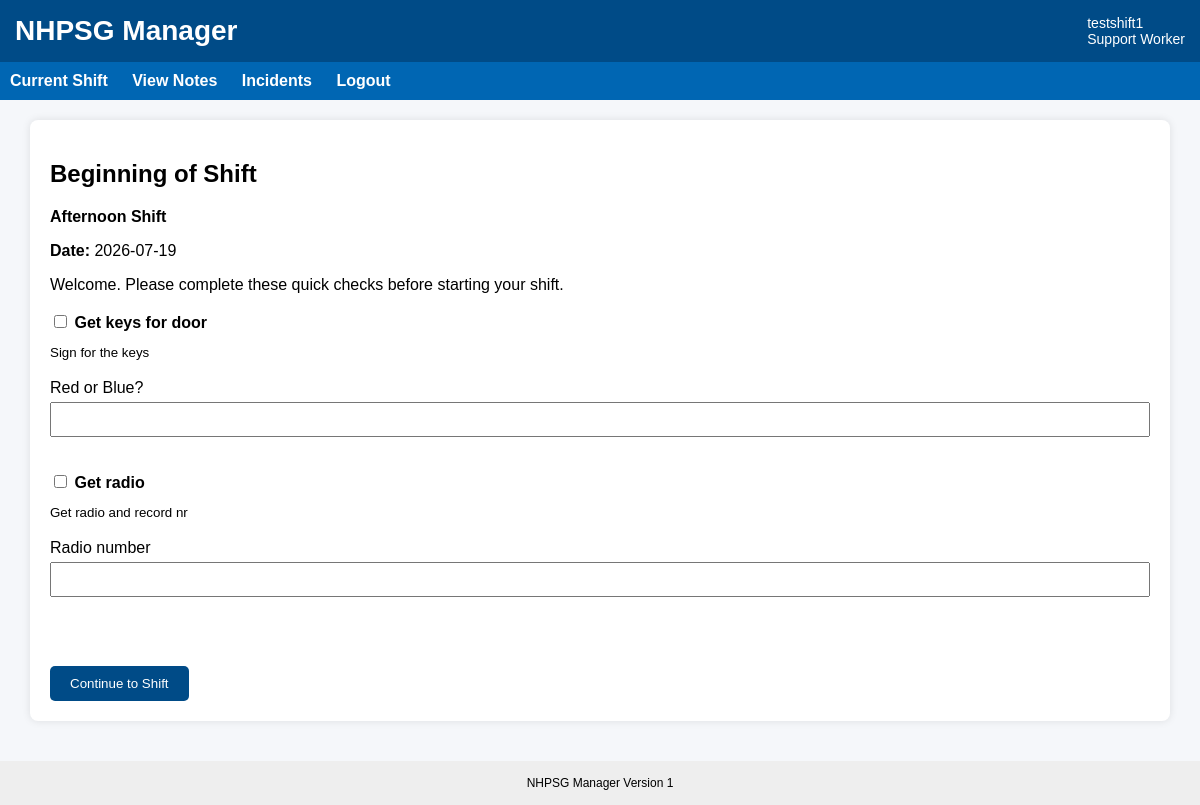
The page /shift/28/start-checklist (signed in) on the database its author committed.
### tables this page shows
CREATE TABLE shifts (
    shift_id INTEGER PRIMARY KEY AUTOINCREMENT,
    client_id INTEGER NOT NULL,
    shift_date TEXT NOT NULL,
    shift_type TEXT NOT NULL,
    status TEXT NOT NULL DEFAULT 'Open',

    scheduled_start_time TEXT,
    scheduled_end_time TEXT,

    created_at TEXT DEFAULT CURRENT_TIMESTAMP,
    closed_at TEXT
);

CREATE TABLE shift_tasks (
    shift_task_id INTEGER PRIMARY KEY AUTOINCREMENT,

    task_name TEXT NOT NULL,
    instructions TEXT,

    task_stage TEXT NOT NULL,   -- BEGINNING or END

    required INTEGER DEFAULT 1,
    active INTEGER DEFAULT 1,

    created_at TEXT DEFAULT CURRENT_TIMESTAMP
, requires_input INTEGER DEFAULT 0, input_label TEXT, input_type TEXT DEFAULT 'text');

### app.py (the view, shortened to what this page needs)
@app.route("/shift/<int:shift_id>/start-checklist", methods=["GET", "POST"])
def start_checklist(shift_id):
    if "user_id" not in session:
        return redirect(url_for("login"))
    conn = get_db()
    shift = conn.execute("""
        SELECT *
        FROM shifts
        WHERE shift_id = ?
    """, (shift_id,)).fetchone()
    if shift is None:
        conn.close()
        return "Shift not found", 404
    shift_tasks = conn.execute("""
       SELECT *
      FROM shift_tasks
      WHERE task_stage = 'BEGIN_SHIFT'
         AND active = 1
        ORDER BY task_name
    """).fetchall()
    conn.close()
    return render_template(
        "start_checklist.html",
        shift=shift,
        shift_tasks=shift_tasks
    )

### app.py (called while the page is built, shortened)
@app.before_request
def enforce_session_timeout():
    if "user_id" not in session:
        return None
    if request.endpoint in [
        "static",
        "login",
        "logout",
        "session_timeout"
    ]:
        return None
    current_time = time.time()
    last_activity = session.get("last_activity")
    if last_activity is not None:
        inactive_seconds = current_time - last_activity
    session["last_activity"] = current_time
    return None

@app.context_processor
def inject_session_timeout_settings():
    return {
        "session_timeout_seconds": SESSION_TIMEOUT_SECONDS,
        "session_warning_seconds": SESSION_WARNING_SECONDS
    }

def get_db():
    print("Using database:", os.path.abspath(DB_NAME))
    conn = sqlite3.connect(DB_NAME)
    conn.row_factory = sqlite3.Row
    return conn

### templates/start_checklist.html
{% extends "base.html" %}
{% block content %}
<div class="card">
    <h2>Beginning of Shift</h2>
    <p><strong>{{ shift.shift_type }} Shift</strong></p>
    <p><strong>Date:</strong> {{ shift.shift_date }}</p>
    <p>Welcome. Please complete these quick checks before starting your shift.</p>
    <form method="post">
        {% if shift_tasks %}
			{% for task in shift_tasks %}
				<label>
					<input type="checkbox" required style="width:auto;">
					<strong>{{ task.task_name }}</strong>
					{% if task.instructions %}
						<br>
						<small>{{ task.instructions }}</small>
					{% endif %}
					{% if task.requires_input %}
						<br><br>
						<label>{{ task.input_label }}</label>
						<input type="{{ task.input_type }}" name="shift_task_input_{{ task.shift_task_id }}" required>
					{% endif %}
				</label>
				<br><br>
			{% endfor %}
		{% else %}
			<p>No beginning-of-shift tasks configured.</p>
		{% endif %}
        <br><br>
        <button type="submit">Continue to Shift</button>
    </form>
</div>
{% endblock %}

### static/css/style.css (style rules this page uses)
body { font-family: Arial, Helvetica, sans-serif; margin:0; background:#f5f7fa; }
.card { background:white; padding:20px; border-radius:8px; box-shadow:0px 0px 8px rgba(0,0,0,0.1); margin-bottom:20px; }
button { background:#004b87; color:white; border:none; padding:10px 20px; cursor:pointer; border-radius:5px; }
input, select, textarea { width:100%; padding:8px; margin-top:5px; margin-bottom:15px; box-sizing:border-box; }

### rows shown on the page
shifts: shift_type "Afternoon", shift_date "2026-07-19"
shift_tasks: task_name "Get keys for door", instructions "Sign for the keys", input_label "Red or Blue?"
shift_tasks: task_name "Get radio", instructions "Get radio and record nr", input_label "Radio number"

### other values the page prints
{{ session.full_name }} "testshift1"
{{ session.role }} "Support Worker"
